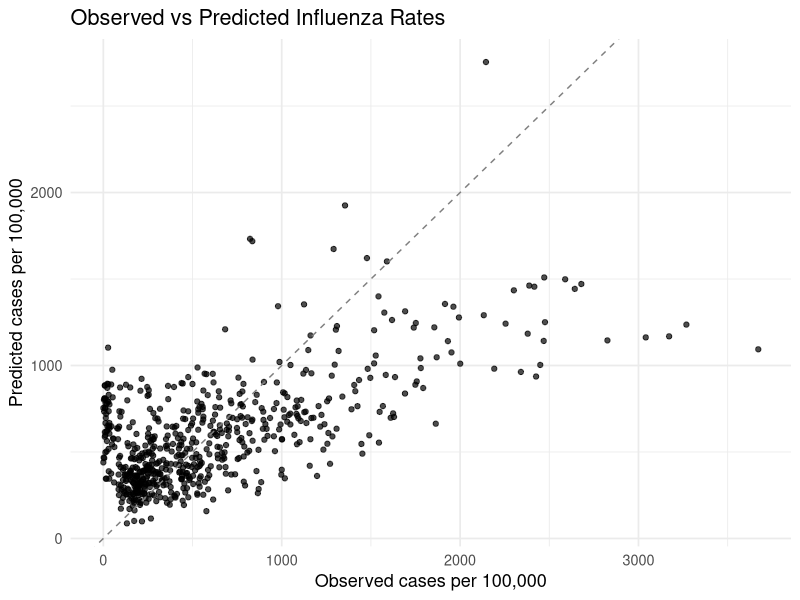
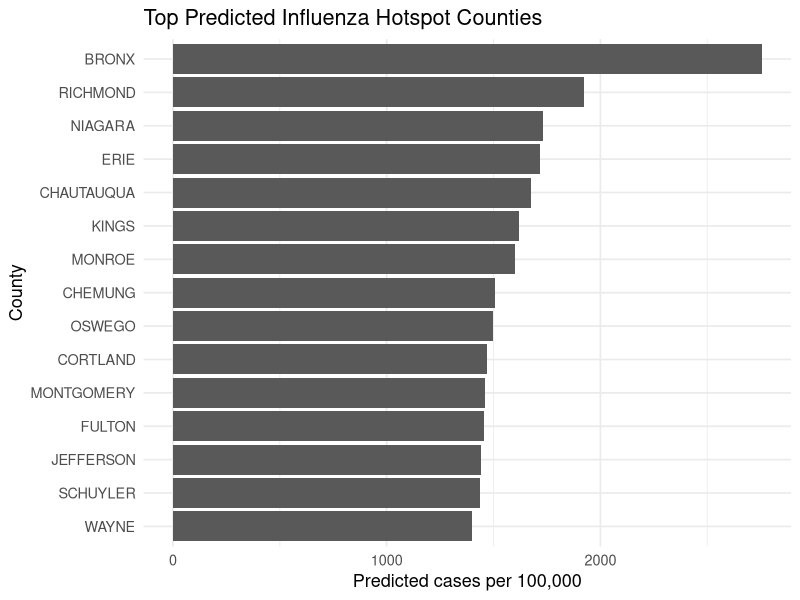

Recreate these plots in R, in order.
library(tidyverse)

dir.create("figures", showWarnings = FALSE)

data <- read_csv("derived_data/hotspot_results.csv", show_col_types = FALSE)

observed_predicted_plot <- ggplot(
  data,
  aes(x = actual_rate, y = predicted_rate)
) +
  geom_point(alpha = 0.7) +
  geom_abline(linetype = "dashed", color = "gray50") +
  labs(
    title = "Observed vs Predicted Influenza Rates",
    x = "Observed cases per 100,000",
    y = "Predicted cases per 100,000"
  ) +
  theme_minimal(base_size = 13)

ggsave(
  "figures/observed_vs_predicted.png",
  observed_predicted_plot,
  width = 7,
  height = 5,
  dpi = 300
)

top_county_plot <- data |>
  arrange(desc(predicted_rate)) |>
  slice_head(n = 15) |>
  ggplot(
    aes(x = reorder(county, predicted_rate), y = predicted_rate)
  ) +
  geom_col() +
  coord_flip() +
  labs(
    title = "Top Predicted Influenza Hotspot Counties",
     x = "County",
    y = "Predicted cases per 100,000"
  ) +
  theme_minimal(base_size = 13)

ggsave(
  "figures/top_predicted_hotspot_counties.png",
  top_county_plot,
  width = 7,
  height = 6,
  dpi = 300
)
